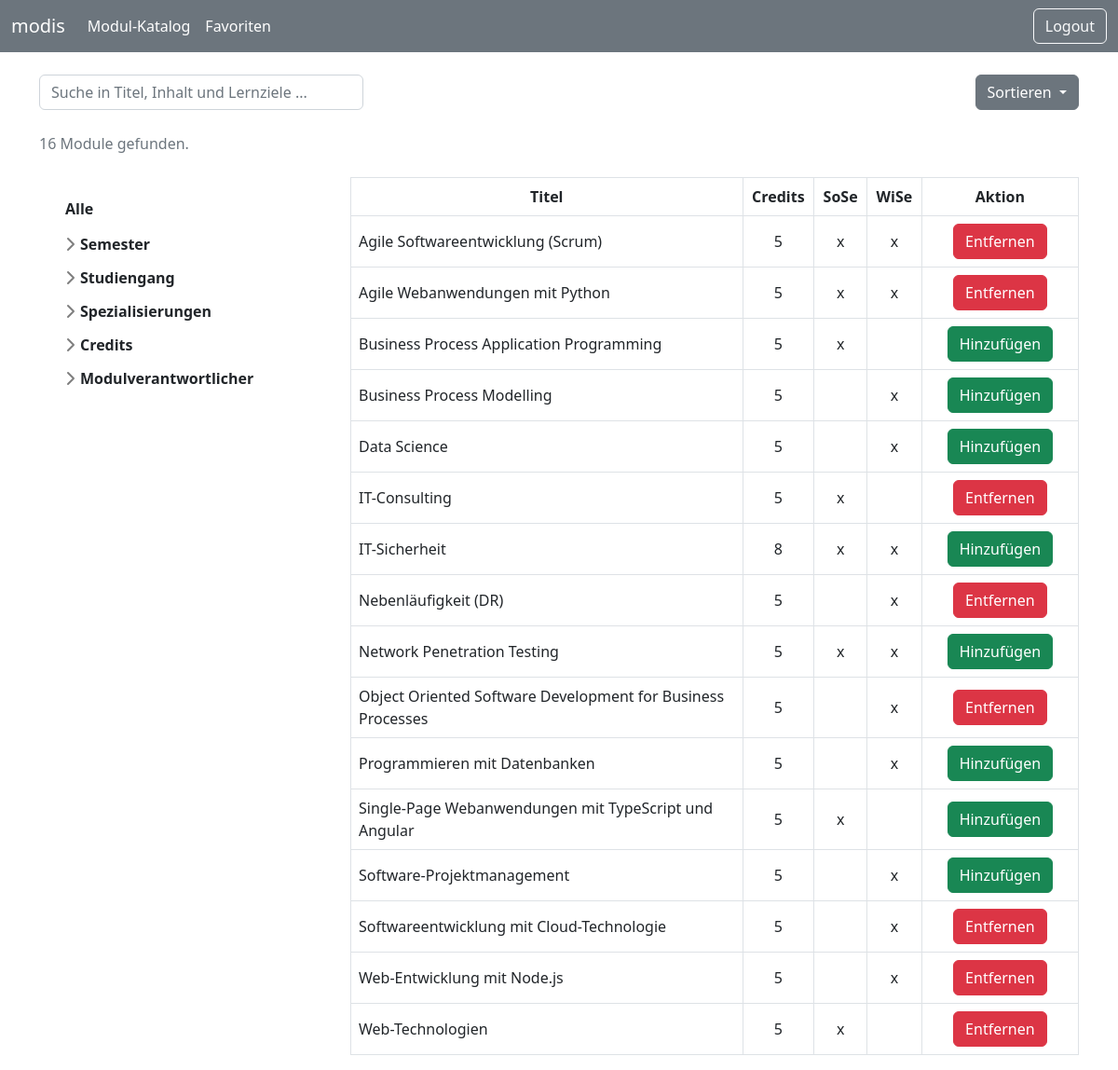
Screenshot of / (signed in) with the database file from the repository.
### base/models/module.py (models this page shows, shortened)
class Module(models.Model):
    title = models.CharField(max_length=200)
    content = models.TextField(null=True, blank=True)
    learning_objective = models.TextField(null=True, blank=True)
    lecturer = models.ForeignKey(Lecturer, on_delete=models.SET_NULL, null=True, blank=False)
    semesters = models.ManyToManyField(Semester)
    graduate_programs = models.ManyToManyField(GraduateProgram)
    specialisation_tracks = models.ManyToManyField(SpecialisationTrack, blank=True)
    credits = models.IntegerField()
    updated = models.DateTimeField(auto_now=True)
    class Meta:
        ordering = ['title']
    @staticmethod
    def filter_modules_by_search_query(search_query):
        return Module.objects.filter(
            Q(title__icontains=search_query) |
            Q(content__icontains=search_query) |
            Q(learning_objective__icontains=search_query)
        ).distinct()

### base/models/semester.py (models this page shows)
class Semester(models.Model):
    class Type(models.TextChoices):
        WINTER = 'Wintersemester'
        SUMMER = 'Sommersemester'
    class Meta:
        ordering = ['type']
    type = models.CharField(max_length=20, choices=Type.choices)
    def __str__(self):
        return self.type

### base/views.py (the view)
# urls.py: path('', views.home, name='main'),
@login_required
def home(request):
    global modules
    search_query = request.GET.get('q') if request.GET.get('q') is not None else ''
    modules = Module.filter_modules_by_search_query(search_query)
    context = get_context_for_home(modules, request)
    return render(request, 'main/home.html', context)

### base/models/graduate_program.py (called while the page is built)
    def __str__(self):
        return f'{self.title} ({self.degree})'

### base/models/lecturer.py (called while the page is built)
    def __str__(self):
        return f'{self.first_name} {self.last_name}'

### base/models/specialisation_track.py (called while the page is built)
    def __str__(self):
        return self.title

### base/utils.py (called while the page is built)
def get_context_for_home(modules, request):
    semesters = Semester.objects.all()
    specialisation_tracks = SpecialisationTrack.objects.all()
    credits = sorted(set(Module.objects.values_list('credits', flat=True)))
    lecturers = Lecturer.objects.all()
    student = get_student_for_context(request)
    graduate_programs = GraduateProgram.objects.all()
    context = {'modules': modules,
               'module_count': modules.count(),
               'semesters': semesters,
               'specialisation_tracks': specialisation_tracks,
               'credits': credits,
               'lecturers': lecturers,
               'graduate_programs': graduate_programs
               }
    if student is not None:
        context['student'] = student
    return context

def get_student_for_context(request):
    try:
        return Student.objects.get(user=request.user)
    except:
        return None

### base/templates/main/home.html (shortened to what this page needs)
{% extends 'main/index.html' %}
{% block content %}
    <div class="container pt-4">
        <div class="row pb-4">
            <div class="col-4 justify-content-end">
                <form class="d-flex" role="search" action="{% url 'main' %}">
                    <input class="form-control me-2" type="search" name="q"
                           placeholder="Suche in Titel, Inhalt und Lernziele ..." aria-label="Search">
                </form>
            </div>
            <div class="col d-flex justify-content-end">
                <div class="dropdown">
                    <button class="btn btn-secondary dropdown-toggle" type="button"
                            data-bs-toggle="dropdown" aria-expanded="false">
                        Sortieren
                    </button>
                </div>
            </div>
        </div>
        <div class="row pb-2">
            <div class="col">
                <p class="text-muted">{{ module_count }}
                    {% if module_count == 1 %} Modul
                    {% else %} Module {% endif %} gefunden.</p>
            </div>
        </div>
        <div class="row">
            <div class="col-sm-auto">
                {% include 'main/categories.html' %}
            </div>
            {% if module_count >= 1 %}
                {% include 'module/module_table.html' %}
            {% endif %}
        </div>
    </div>
{% endblock %}

### base/templates/module/module_table.html (shortened to what this page needs)
<div class="col justify-content-end">
    <table class="table table-fixed table-bordered table-hover">
        <thead>
        <tr>
            <th class="text-center w-50" scope="col">Titel</th>
            <th class="text-center" scope="col" style="width: 5%">Credits</th>
            <th class="text-center" scope="col" style="width: 5%">SoSe</th>
            <th class="text-center" scope="col" style="width: 5%">WiSe</th>
            <th class="text-center " scope="col" style="width: 20%">Aktion</th>
        </tr>
        </thead>
        <tbody>
        {% for module in modules %}
            <tr>
                <td class="align-middle" style="transform: rotate(0);"><a
                        class="link-dark text-decoration-none stretched-link"
                        href="{% url 'module' module.id %}">{{ module.title }}</a></td>
                <td class="align-middle text-center">
                    {{ module.credits }}
                </td>
                <td class="align-middle text-center">
                    {% for semester in module.semesters.all %}
                        {% if semester.type == "Sommersemester" %}
                            x
                        {% endif %}
                    {% endfor %}
                </td>
                <td class="align-middle text-center">
                    {% for semester in module.semesters.all %}
                        {% if semester.type == "Wintersemester" %}
                            x
                        {% endif %}
                    {% endfor %}
                </td>
                <td class="align-middle text-center">
                    {% if user.user_type == user.STUDENT %}
                        {% if module in student.favourites.all or module in favourites %}
                            <a class="btn btn-danger" href="{% url 'toggle-fav' module.id %}">Entfernen</a>
                        {% else %}
                            <a class="btn btn-success" href="{% url 'toggle-fav' module.id %}">Hinzufügen</a>
                        {% endif %}
                    {% endif %}
                </td>
            </tr>
        {% endfor %}
        </tbody>
    </table>
</div>

### rows the page displays
Module: title "Agile Softwareentwicklung (Scrum)", credits "5", shows "Entfernen"
Semester: type "x"
Semester: type "x"
Module: title "Agile Webanwendungen mit Python", credits "5", shows "Entfernen"
Module: title "Business Process Application Programming", credits "5", shows "Hinzufügen"
Module: title "Business Process Modelling", credits "5", shows "Hinzufügen"
Module: title "Data Science", credits "5", shows "Hinzufügen"
Module: title "IT-Consulting", credits "5", shows "Entfernen"
Module: title "IT-Sicherheit", credits "8", shows "Hinzufügen"
Module: title "Nebenläufigkeit (DR)", credits "5", shows "Entfernen"
Module: title "Network Penetration Testing", credits "5", shows "Hinzufügen"
Module: title "Object Oriented Software Development for Business Processes", credits "5", shows "Entfernen"
Module: title "Programmieren mit Datenbanken", credits "5", shows "Hinzufügen"
Module: title "Single-Page Webanwendungen mit TypeScript und Angular", credits "5", shows "Hinzufügen"
Module: title "Software-Projektmanagement", credits "5", shows "Hinzufügen"
Module: title "Softwareentwicklung mit Cloud-Technologie", credits "5", shows "Entfernen"
Module: title "Web-Entwicklung mit Node.js", credits "5", shows "Entfernen"
Module: title "Web-Technologien", credits "5", shows "Entfernen"

### other values shown
{{ module_count }} "16"
